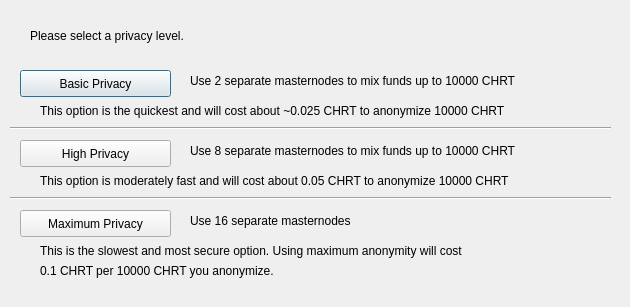
<?xml version="1.0" encoding="UTF-8"?>
<ui version="4.0">
 <class>ObfuscationConfig</class>
 <widget class="QDialog" name="ObfuscationConfig">
  <property name="geometry">
   <rect>
    <x>0</x>
    <y>0</y>
    <width>630</width>
    <height>307</height>
   </rect>
  </property>
  <property name="windowTitle">
   <string>Configure Obfuscation</string>
  </property>
  <widget class="QPushButton" name="buttonBasic">
   <property name="geometry">
    <rect>
     <x>20</x>
     <y>70</y>
     <width>151</width>
     <height>27</height>
    </rect>
   </property>
   <property name="text">
    <string>Basic Privacy</string>
   </property>
  </widget>
  <widget class="QPushButton" name="buttonHigh">
   <property name="geometry">
    <rect>
     <x>20</x>
     <y>140</y>
     <width>151</width>
     <height>27</height>
    </rect>
   </property>
   <property name="text">
    <string>High Privacy</string>
   </property>
  </widget>
  <widget class="QPushButton" name="buttonMax">
   <property name="geometry">
    <rect>
     <x>20</x>
     <y>210</y>
     <width>151</width>
     <height>27</height>
    </rect>
   </property>
   <property name="text">
    <string>Maximum Privacy</string>
   </property>
  </widget>
  <widget class="QLabel" name="label">
   <property name="geometry">
    <rect>
     <x>30</x>
     <y>20</y>
     <width>571</width>
     <height>31</height>
    </rect>
   </property>
   <property name="text">
    <string>Please select a privacy level.</string>
   </property>
  </widget>
  <widget class="QLabel" name="label_2">
   <property name="geometry">
    <rect>
     <x>190</x>
     <y>70</y>
     <width>421</width>
     <height>21</height>
    </rect>
   </property>
   <property name="text">
    <string>Use 2 separate masternodes to mix funds up to 10000 CHRT</string>
   </property>
  </widget>
  <widget class="QLabel" name="label_3">
   <property name="geometry">
    <rect>
     <x>190</x>
     <y>140</y>
     <width>411</width>
     <height>21</height>
    </rect>
   </property>
   <property name="text">
    <string>Use 8 separate masternodes to mix funds up to 10000 CHRT</string>
   </property>
  </widget>
  <widget class="QLabel" name="label_4">
   <property name="geometry">
    <rect>
     <x>190</x>
     <y>210</y>
     <width>421</width>
     <height>21</height>
    </rect>
   </property>
   <property name="text">
    <string>Use 16 separate masternodes</string>
   </property>
  </widget>
  <widget class="QLabel" name="label_6">
   <property name="geometry">
    <rect>
     <x>40</x>
     <y>100</y>
     <width>561</width>
     <height>21</height>
    </rect>
   </property>
   <property name="text">
    <string>This option is the quickest and will cost about ~0.025 CHRT to anonymize 10000 CHRT</string>
   </property>
  </widget>
  <widget class="QLabel" name="label_7">
   <property name="geometry">
    <rect>
     <x>40</x>
     <y>170</y>
     <width>561</width>
     <height>21</height>
    </rect>
   </property>
   <property name="text">
    <string>This option is moderately fast and will cost about 0.05 CHRT to anonymize 10000 CHRT</string>
   </property>
  </widget>
  <widget class="QLabel" name="label_8">
   <property name="geometry">
    <rect>
     <x>40</x>
     <y>240</y>
     <width>561</width>
     <height>21</height>
    </rect>
   </property>
   <property name="text">
    <string>This is the slowest and most secure option. Using maximum anonymity will cost</string>
   </property>
  </widget>
  <widget class="QLabel" name="label_9">
   <property name="geometry">
    <rect>
     <x>40</x>
     <y>260</y>
     <width>561</width>
     <height>21</height>
    </rect>
   </property>
   <property name="text">
    <string>0.1 CHRT per 10000 CHRT you anonymize.</string>
   </property>
  </widget>
  <widget class="Line" name="line">
   <property name="geometry">
    <rect>
     <x>10</x>
     <y>120</y>
     <width>601</width>
     <height>16</height>
    </rect>
   </property>
   <property name="orientation">
    <enum>Qt::Horizontal</enum>
   </property>
  </widget>
  <widget class="Line" name="line_2">
   <property name="geometry">
    <rect>
     <x>10</x>
     <y>190</y>
     <width>601</width>
     <height>16</height>
    </rect>
   </property>
   <property name="orientation">
    <enum>Qt::Horizontal</enum>
   </property>
  </widget>
 </widget>
 <resources/>
 <connections/>
</ui>
